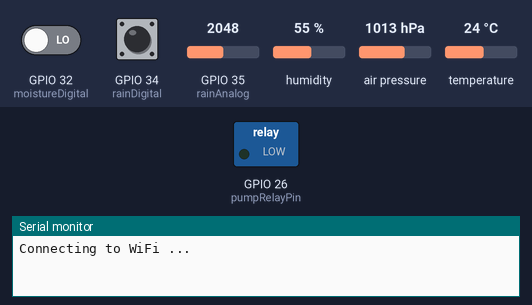
Simulated run of this sketch. Board: ESP32. On the bench: switched loads named in the sketch (green lamp = pin HIGH), the last lines printed to the serial monitor. The test bench sets the inputs (shaded band); at power-on: GPIO 32 (moistureDigital) LOW, GPIO 34 (rainDigital) HIGH, GPIO 35 (rainAnalog) = 2048, humidity 55 %, air pressure 1013 hPa, temperature 24 °C. WiFi joins after 1.5 s; servers stay silent unless stated; no MQTT or app messages arrive unless stated.

Above: at 0.1 s.
At 2.1 s:
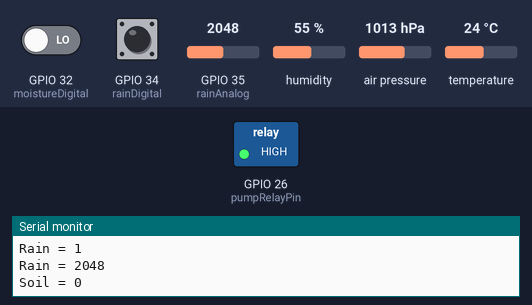
Timing chart, 0 to 3.6 s (numbered marks = the images above):
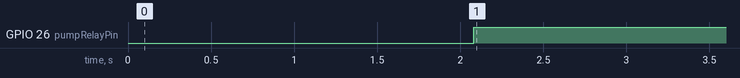

The sketch:

cloudConnect.ino
```cpp
#include <AsyncTCP.h>
#include <ESPAsyncWebServer.h>
#include <WiFi.h>
#include <WiFiClient.h>
#include <PubSubClient.h>
#include <Adafruit_BMP280.h>
#include <math.h>
#include <Wire.h>
#define BMP_SDA 21
#define BMP_SCL 22
#include <DFRobot_DHT11.h>
DFRobot_DHT11 DHT;
#define DHT11_PIN 4
#define rainAnalog 35
#define rainDigital 34
#define moistureDigital 32

Adafruit_BMP280 bmp280;
const char* ssid     = "";
const char* password = "";
AsyncWebServer server(80);
AsyncEventSource events("/events");
unsigned long lastTime = 0;
unsigned long timerDelay = 1000;
int soil;
int rain;
int rainA;
float temperature;
float humidity;
float pressure;
float altitude;
long lastMsg = 0;
int pumpRelayPin = 26;

#define ORG "6jw3v9"
#define DEVICE_TYPE "ESP32"
#define DEVICE_ID "############################"
#define TOKEN "############################"

char servers[] = ORG ".messaging.internetofthings.ibmcloud.com";
char pubTopic1[] = "iot-2/evt/temperature/fmt/json";
char pubTopic2[] = "iot-2/evt/humidity/fmt/json";
char pubTopic3[] = "iot-2/evt/pressure/fmt/json";
char pubTopic4[] = "iot-2/evt/altitude/fmt/json";
char authMethod[] = "use-token-auth";
char token[] = TOKEN;
char clientId[] = "d:" ORG ":" DEVICE_TYPE ":" DEVICE_ID;

WiFiClient wifiClient;
PubSubClient client(servers, 1883, NULL, wifiClient);

// Init BME280
void initBME() {
  if (!bmp280.begin(0x76)) {
    Serial.println("Could not find a valid BMP280 sensor, check wiring!");
    while (1);
  }
}

void getSensorReadings() {
  DHT.read(DHT11_PIN);
  temperature = DHT.temperature;
  humidity = DHT.humidity;
  pressure = bmp280.readPressure() / 100;
  soil = digitalRead(moistureDigital);
  rain = digitalRead(rainDigital);
  rainA = analogRead(rainAnalog);
  altitude = bmp280.readAltitude(1011.18);
  if(soil == 1){
    digitalWrite(pumpRelayPin, LOW);
  }
  else{
    digitalWrite(pumpRelayPin, HIGH);
  }
}

// Initialize WiFi
void initWiFi() {
  WiFi.mode(WIFI_STA);
  WiFi.begin(ssid, password);
  Serial.print("Connecting to WiFi ..");
  while (WiFi.status() != WL_CONNECTED) {
    Serial.print('.');
    delay(1000);
  }
  Serial.println(WiFi.localIP());
}

String processor(const String& var) {
  getSensorReadings();
  //Serial.println(var);
  if (var == "TEMPERATURE") {
    return String(temperature);
  }
  else if (var == "HUMIDITY") {
    return String(humidity);
  }
  else if (var == "PRESSURE") {
    return String(pressure);
  }
  else if (var == "ALTITUDE") {
    return String(altitude);
  }
  else if (var == "RAINING") {
    return String(rain);
  }
  else if (var == "SOIL") {
    return String(soil);
  }
  return String();
}

const char index_html[] PROGMEM = R"rawliteral(
<!DOCTYPE HTML><html>
<head>
  <title>Grow Greens Smart</title>
  <meta name="viewport" content="width=device-width, initial-scale=1">
  <link rel="stylesheet" href="https://use.fontawesome.com/releases/v5.7.2/css/all.css" integrity="sha384-fnmOCqbTlWIlj8LyTjo7mOUStjsKC4pOpQbqyi7RrhN7udi9RwhKkMHpvLbHG9Sr" crossorigin="anonymous">
  <link rel="icon" href="data:,">
  <style>
    html {font-family: Arial; display: inline-block; text-align: center; background-color:#FCF8E8}
    p { font-size: 1.2rem;}
    body {  margin: 0;}
    .topnav { overflow: hidden; color: #6D9886; font-size: 1rem; }
    .content { padding: 20px; }
    .card { background-color: #F2AA4CFF; box-shadow: 2px 2px 12px 1px rgba(140,140,140,.5); border-radius: 30px;}
    .cards { max-width: 800px; margin: 0 auto; display: grid; grid-gap: 2rem; grid-template-columns: repeat(auto-fit, minmax(200px, 1fr)); }
    .reading { font-size: 1.4rem; }
  </style>
</head>
<body>
  <div class="topnav">
    <h1>Grow Greens Smart</h1>
  </div>
  <div class="content">
    <div class="cards">
      <div class="card">
        <p><i class="fas fa-thermometer-half" style="color:#101820FF; font-size:25px"></i> Temperature</p><p><span class="reading" style = "color:#101820FF"><span id="temp" style="font-size:1rem; font-weight:bolder;">%TEMPERATURE%</span> &deg;C</span></p>
      </div>
      <div class="card">
        <p><i class="fas fa-tint" style="color:#101820FF; font-size:25px"></i> Humidity</p><p><span class="reading" style="color:#101820FF; font-size:1rem;"><span id="hum" style="font-size:1rem; font-weight:bolder;">%HUMIDITY%</span> &percnt;</span></p>
      </div>
      <div class="card">
        <p><i class="fas fa-angle-double-down" style="color:#101820FF; font-size:25px"></i> Pressure</p><p><span class="reading" style="color:#101820FF; font-size:1rem;"><span id="pres" style="font-size:1rem; font-weight:bolder;">%PRESSURE%</span> hPa</span></p>
      </div>
      <div class="card">
        <p><i class="fas fa-mountain" style="color:#101820FF; font-size:25px"></i> Altitude</p><p><span class="reading" style="color:#101820FF"><span id="alti" style="font-size:1rem; font-weight:bolder;">%ALTITUDE%</span> m</span></p>
      </div>
      <div class="card">
        <p><i class="fas fa-cloud-rain" style="color:#101820FF; font-size:25px"></i> Raining</p><p><span class="reading" style="color:#101820FF"><span id="rain" style="font-size:1rem; font-weight:bolder;">%RAINING%</span></span></p>
      </div>
      <div class="card">
        <p><i class="fas fa-tree" style="color:#101820FF; font-size:25px"></i> Moisture</p><p><span class="reading" style="color:#101820FF"><span id="soil" style="font-size:1rem; font-weight:bolder;">%SOIL%</span></span></p>
      </div>
    </div>
  </div>
<script>
if (!!window.EventSource) {
 var source = new EventSource('/events');

 source.addEventListener('open', function(e) {
  console.log("Events Connected");
 }, false);
 source.addEventListener('error', function(e) {
  if (e.target.readyState != EventSource.OPEN) {
    console.log("Events Disconnected");
  }
 }, false);

 source.addEventListener('message', function(e) {
  console.log("message", e.data);
 }, false);

 source.addEventListener('temperature', function(e) {
  console.log("temperature", e.data);
  document.getElementById("temp").innerHTML = e.data;
 }, false);

 source.addEventListener('humidity', function(e) {
  console.log("humidity", e.data);
  document.getElementById("hum").innerHTML = e.data;
 }, false);

 source.addEventListener('pressure', function(e) {
  console.log("pressure", e.data);
  document.getElementById("pres").innerHTML = e.data;
 }, false);

 source.addEventListener('altitude', function(e) {
  console.log("latitude", e.data);
  document.getElementById("alti").innerHTML = e.data;
 }, false);

 source.addEventListener('rain', function(e) {
 console.log("Rain", e.data);
  if(e.data == '0')
    document.getElementById("rain").innerHTML = "Raining";
  else
    document.getElementById("rain").innerHTML = "Not Raining";
 }, false);

 source.addEventListener('soil', function(e) {
 console.log("Soil Moisture", e.data);
  if(e.data == '1')
    document.getElementById("soil").innerHTML = "Less Water";
  else
    document.getElementById("soil").innerHTML = "Enough Water";
 }, false);
}
</script>
</body>
</html>)rawliteral";

void setup() {
  Serial.begin(115200);
  pinMode(rainDigital, INPUT);
  pinMode(moistureDigital, INPUT);
  pinMode(pumpRelayPin, OUTPUT);
  initWiFi();
  initBME();
  // Handle Web Server
  server.on("/", HTTP_GET, [](AsyncWebServerRequest * request) {
    request->send_P(200, "text/html", index_html, processor);
  });

  // Handle Web Server Events
  events.onConnect([](AsyncEventSourceClient * client) {
    if (client->lastId()) {
      Serial.printf("Client reconnected! Last message ID that it got is: %u\n", client->lastId());
    }
    // send event with message "hello!", id current millis
    // and set reconnect delay to 1 second
    client->send("hello!", NULL, millis(), 10000);
  });
  server.addHandler(&events);
  server.begin();
  if (!client.connected()) {
    Serial.print("Reconnecting client to ");
    Serial.println(servers);
    while (!client.connect(clientId, authMethod, token)) {
      Serial.print(".");
      delay(500);
    }
    Serial.println("Bluemix connected");
  }
}

void loop() {
  client.loop();
  long now = millis();
  if (now - lastMsg > 3000) {
    lastMsg = now;


    String payload = "{\"temperature\":";
    payload += temperature;
    payload += "}";
    Serial.print("Sending payload: ");
    Serial.println(payload);
    if (client.publish(pubTopic1, (char*) payload.c_str())) {
      Serial.println("Publish ok");
    } else {
      Serial.println("Publish failed");
    }


    String payload1 = "{\"humidity\":";
    payload1 += humidity;
    payload1 += "}";
    Serial.print("Sending payload: ");
    Serial.println(payload1);
    if (client.publish(pubTopic2, (char*) payload1.c_str())) {
      Serial.println("Publish ok");
    } else {
      Serial.println("Publish failed");
    }


    String payload2 = "{\"pressure\":";
    payload2 += pressure;
    payload2 += "}";
    Serial.print("Sending payload: ");
    Serial.println(payload2);
    if (client.publish(pubTopic3, (char*) payload2.c_str())) {
      Serial.println("Publish ok");
    } else {
      Serial.println("Publish failed");
    }

    String payload3 = "{\"altitude\":";
    payload3 += altitude;
    payload3 += "}";
    Serial.print("Sending payload: ");
    Serial.println(payload3);
    if (client.publish(pubTopic4, (char*) payload3.c_str())) {
      Serial.println("Publish ok");
    } else {
      Serial.println("Publish failed");
    }

  }
  if ((millis() - lastTime) > timerDelay) {
    getSensorReadings();
    Serial.printf("Temperature = %.2f ºC \n", temperature);
    Serial.printf("Humidity = %.2f \n", humidity);
    Serial.printf("Pressure = %.0f hPa \n", pressure);
    Serial.printf("Altitude = %.0f m \n", altitude);
    Serial.printf("Rain = %d\n", rain);
    Serial.printf("Rain = %d\n", rainA);
    Serial.printf("Soil = %d\n", soil);
    Serial.println();

    // Send Events to the Web Server with the Sensor Readings
    events.send("ping", NULL, millis());
    events.send(String(temperature).c_str(), "temperature", millis());
    events.send(String(humidity).c_str(), "humidity", millis());
    events.send(String(pressure).c_str(), "pressure", millis());
    events.send(String(altitude).c_str(), "altitude", millis());
    events.send(String(rain).c_str(), "rain", millis());
    events.send(String(soil).c_str(), "soil", millis());

    lastTime = millis();
  }
}
```

Measured:
- by itself, GPIO 26 (pumpRelayPin): LOW → HIGH at 2.1 s
